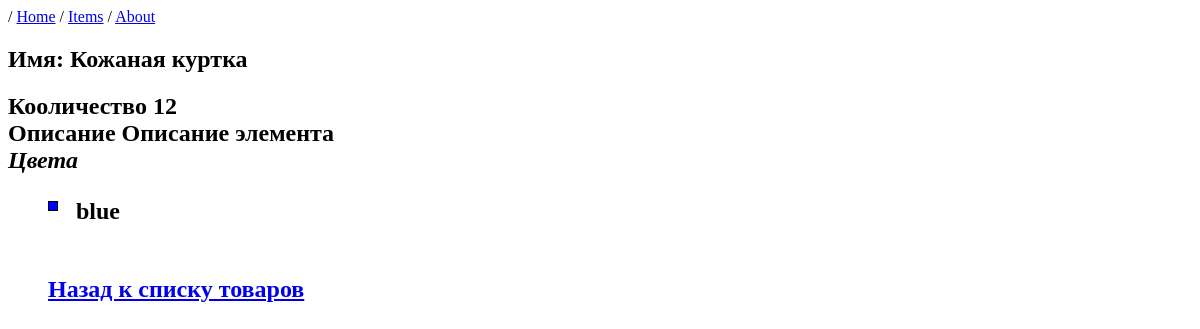
Screenshot of /item/3 with the database file from the repository.
### MainApp/models.py (models this page shows, shortened)
class Item(models.Model):
    name = models.CharField(max_length=100)
    brand = models.CharField(max_length=100)
    count = models.PositiveBigIntegerField()
    description = models.TextField(max_length=200, default='Описание элемента')
    colors = models.ManyToManyField(to=Color)

class Color(models.Model):
    name = models.CharField(max_length=32)

### MainApp/views.py (the view)
# urls.py: path('item/<int:item_id>', views.getitem, name='item-detail'),
def getitem(request, item_id):
    try:
        item = Item.objects.get(id=item_id)
        colors = []
        colors = item.colors.all()
    except ObjectDoesNotExist:
        return HttpResponseNotFound(f"Item with id={item_id} not found")
    else:
        context = {
            "item": item,
            "colors": colors,
        }
        return render(request, "item_page.html", context)

### templates/item_page.html (shortened to what this page needs)
{% extends "base.html" %}
{% load static %}
{% block style %}
    <link rel='stylesheet' href='{% static "css/style.css" %}'>
{% endblock  %}
{% block content %}
    {{ block.super }}
    <h2> Имя: {{ item.name }}<h2>
        <div>
        Кооличество {{ item.count | default:"Товар отсутствует" }}
        </div>
        <div>
            Описание {{item.description }}
        </div>
        <i> Цвета </i>
        {% if colors %}
        <ul class='ul_no_mark'>
            {% for color in colors %}
            <li><div class='div_color' style='background-color: {{ color.name }};'></div>&nbsp;&nbsp; {{ color.name}} </li>
            {% endfor %}
        {% else %}
            Данных по цветам нет
        {% endif %}
        <br>
    <p> <a href="{% url "item-list" %}"> Назад к списку товаров </a>
{% endblock %}

### static/css/style.css (style rules this page uses)
* { box-sizing: border-box; }
.ul_no_mark { list-style-type: none; }
.div_color { border: 1px solid #000; width: 10px; height: 10px; margin-top: 3px; float: left; }

### rows the page displays
Item: name "Кожаная куртка", count "12", description "Описание элемента"
Color: name "blue"
